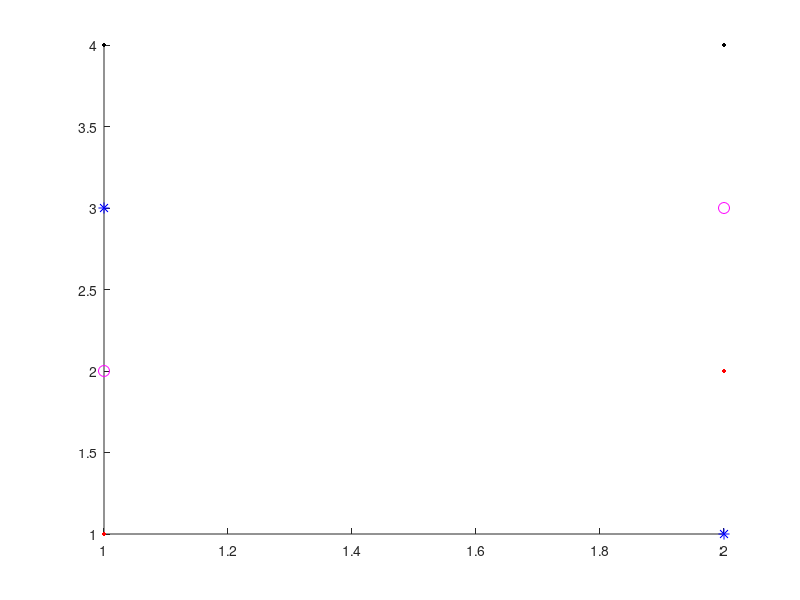

MATLAB code for this plot: (Note: this script raises an error after producing the figure.)
%% Droplet Height

clf;
hold on;
fig1 = plot([1, 2],[1, 2],'r.','MarkerSize',8);
fig2 = plot([1, 2],[2, 3],'mo','MarkerSize',8);
fig3 = plot([1, 2],[3, 1],'b*','MarkerSize',8);
fig4 = plot([1, 2],[4, 4],'k.','MarkerSize',8);

fig_xaxis('Time (ms)',[0 3],18);
fig_yaxis('Droplet Height (mm)',[0 5],18);
fig_legend({'entry 1','entry 2',...
    'entry 3','entry 4'},...
    {'title'},18);
fig_expandAxes();
fig_size([16 8]);
fig_basics(18,1.5);
fig_saveFigure('fileName', false, false, false);